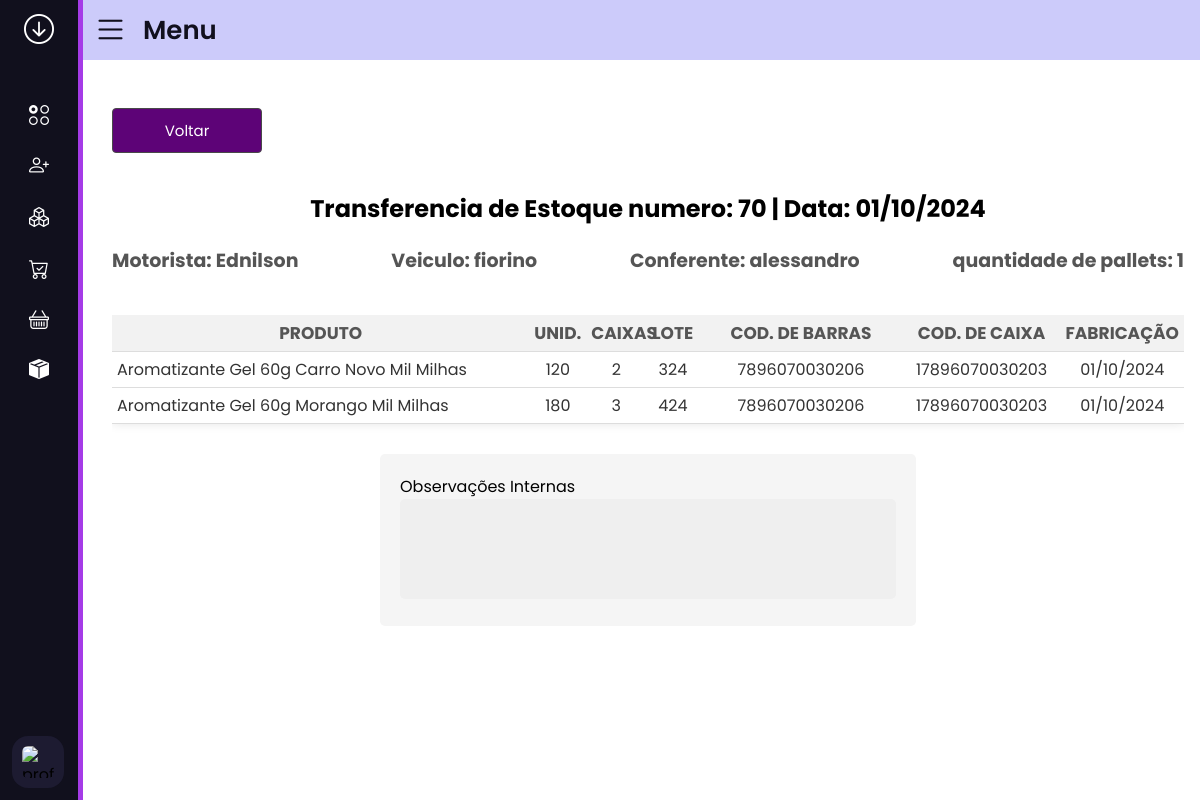
Page /produtos_acabados/exibir_transferencias_estoque/?id=70 (signed in) on the committed database.
### produtos_acabados/models.py (models this page shows, shortened)
class TransferenciaEstoqueSaidaInfo(models.Model):
    numero_transferencia = models.AutoField(primary_key=True)
    data_saida = models.DateField(auto_now_add=True)
    motorista = models.CharField(max_length=40)
    veiculo = models.CharField(max_length=40)
    conferente = models.CharField(max_length=40)
    quantidade_pallets = models.IntegerField()
    observacoes = models.TextField()
    validado = models.BooleanField(default=False)
    class Meta:
        permissions = [
            ('listar_trans_para_conferencia', 'Can List Transfs to Confer'),
            ('validar_transferencias', 'Can Validate Transfers'),
            ('listar_transferencias_recebidas', 'Can List Received Transfers'),
            ('listar_entradas_estoque', 'Can List Stock Entries'),
            ('is_admin_transfer', 'Can skip barcode and date validation for transfers'),
        ]

class TransferenciaEstoqueSaidaProdutos(models.Model):
    numero_transferencia = models.ForeignKey(TransferenciaEstoqueSaidaInfo, on_delete=models.CASCADE)
    produto = models.ForeignKey(Products, on_delete=models.CASCADE)
    quantidade_unitaria = models.IntegerField()
    quantidade_caixa = models.IntegerField()
    lote = models.CharField(max_length=20)
    data_fabricacao = models.DateField()
    validade = models.DateField()
    codigo_barra_unidade = models.CharField(max_length=13)
    codigo_barra_caixa = models.CharField(max_length=14)

### cadastros/models.py (models this page shows)
class Products(models.Model):
    CATEGORY_CHOICES = [
        ('fabricado', 'Fabricado'),
        ('misto', 'Misto'),
        ('kit', 'Kit'),
        ('kit_variavel', 'Kit Variável'),
        ('materia_prima', 'Matéria Prima'),
    ]
    name = models.CharField(max_length=70)
    product_code = models.CharField(max_length=10, null=True, blank=True)
    product_bar_code = models.CharField(max_length=13, null=True, blank=True)
    box_bar_code = models.CharField(max_length=14, null=True, blank=True)
    category = models.CharField(max_length=15, choices=CATEGORY_CHOICES)
    unit = models.CharField(max_length=10)
    box_quantity = models.IntegerField(null=True, blank=True)
    gross_weight = models.DecimalField(max_digits=5, decimal_places=2, null=True, blank=True)
    net_weight = models.DecimalField(max_digits=5, decimal_places=2, null=True, blank=True)
    ncm = models.CharField(max_length=14, null=True, blank=True)
    cest = models.CharField(max_length=14, null=True, blank=True)
    estoq_minimo = models.IntegerField(null=True, blank=True)
    pedidos = GenericRelation('vendas.PedidoItem')
    def __str__(self):
        return self.name

### produtos_acabados/views.py (the view)
# urls.py: path('exibir_transferencias_estoque/', views.exibir_transferencias_estoque, name='exibir_transferencia_estoque'),
@permission_required('produtos_acabados.view_transferenciaestoquesaidaprodutos', raise_exception=True)
@login_required
def exibir_transferencias_estoque(request):
    if request.method == 'GET':
        id = request.GET.get('id')
        transferencia = TransferenciaEstoqueSaidaInfo.objects.get(numero_transferencia=id)
        produtos = TransferenciaEstoqueSaidaProdutos.objects.filter(numero_transferencia=transferencia)
        status = ''
        if not transferencia.validado:
            status = 'n_validado'
        return render(request, 'produtos_acabados/exibir_transferencias_estoque.html', {'transferencia': transferencia,
                                                                                        'produtos': produtos, 'id': id,
                                                                                        'status': status})

### produtos_acabados/templates/produtos_acabados/exibir_transferencias_estoque.html
{% extends 'side_menu.html' %}
{% load static %}
{% block head %}
<link rel="stylesheet" href="{% static 'produtos_acabados/css/exibicao_transferencias_estoque.css' %}">
{% endblock %}
{% block content %}
{% if status == 'n_validado' %}
    <div class="button-pattern">
        <a href="{% url 'listar_transferencias_estoque' %}"><button class="button-pattern_final">Voltar</button></a>
        <a href="/produtos_acabados/adicionar_produto_transferencia/?id={{id}}"><button class="button-add-product">Adicionar Produto</button></a>
    </div>
{% else %}
    <div class="button-pattern">
        <a href="{% url 'entradas_recebidas_estoque' %}"><button class="button-pattern_final">Voltar</button></a>
    </div>
{% endif %}
<span><h2>Transferencia de Estoque numero: {{ transferencia.numero_transferencia }} |  Data:  {{transferencia.data_saida|date:"d/m/Y" }}</h2></span>
<div class="infos">
    <h3 class="info_cabec">Motorista: {{transferencia.motorista}}</h3>
    <h3 class="info_cabec">Veiculo: {{ transferencia.veiculo }}</h3>
    <h3 class="info_cabec">Conferente: {{ transferencia.conferente }}</h3>
    <h3 class="info_cabec">quantidade de pallets: {{ transferencia.quantidade_pallets }}</h3>
</div>
<div class="container-tabela">
    <div class="container">
        <table class="table_info">
            <thead>
            <tr class="description-tr">
                <th class="description-name">Produto</th>
                <th class="description-name">Unid.</th>
                <th class="description-name">Caixas</th>
                <th class="description-name">Lote</th>
                <th class="description-name">Cod. de Barras</th>
                <th class="description-name">Cod. de Caixa</th>
                <th class="description-name">Fabricação</th>
            </tr>
            </thead>
            <tbody>
            {% for valores in produtos %}
            <tr class="itens-tr">
                <td class="product_name product">{{ valores.produto }}</td>
                <td class="product_name">{{ valores.quantidade_unitaria }}</td>
                <td class="product_name">{{ valores.quantidade_caixa }}</td>
                <td class="product_name">{{ valores.lote }}</td>
                <td class="product_name">{{ valores.codigo_barra_unidade }}</td>
                <td class="product_name">{{ valores.codigo_barra_caixa }}</td>
                <td class="product_name">{{ valores.data_fabricacao|date:"d/m/Y" }}</td>
            </tr>
                {% endfor %}
            </tbody>
        </table>
</div>
<div class="container-text">
    <label for="observacoes" class="label">Observações Internas</label>
    <textarea id="observacoes" class="textarea" readonly placeholder=" {{transferencia.observacoes}} "></textarea>
</div>
{% endblock content %}

### produtos_acabados/static/produtos_acabados/css/exibicao_transferencias_estoque.css (style rules this page uses)
.button-pattern { display: flex; justify-content: space-between; align-items: center; margin: 20px 0; }
.button-pattern_final { width: 150px; padding: 10px 20px; margin: 8px 0; border: 1px solid #494949; border-radius: 4px; box-sizing: border-box; font-size: 15px; background-color: #5d0377; color: white; transition: background-color 0.3s ease; }
h2 { padding-top: 10px; padding-bottom: 20px; text-align: center; }
.container-tabela { width: 100%; overflow-x: auto; }
.infos { display: flex; flex-direction: row; justify-content: space-between; padding-bottom: 40px; }
.info_cabec { color: #555; font-size: 19px; }
table { width: 100%; border-collapse: collapse; background-color: #f9f9f9; box-shadow: 0 0 10px rgba(0, 0, 0, 0.1); }
th, td { text-align: center; font-size: 16px; border-bottom: 1px solid #ddd; }
th { background-color: #f2f2f2; color: #555; font-size: 17px; text-transform: uppercase; }
td { background-color: #fff; color: #333; }
td.product_name { max-width: 300px; white-space: nowrap; overflow: hidden; text-overflow: ellipsis; }
.container-text { max-width: 50%; padding: 20px; background-color: #f5f5f5; border-radius: 5px; margin: 30px auto; }
.textarea { width: 100%; height: 100px; padding: 10px; border: none; border-radius: 5px; background-color: #efefef; color: #000; font-size: 1em; resize: none; }
th, td { padding: 5px; font-size: 16px; border-bottom: 1px solid #ddd; }
.product { text-align: left; }
th:nth-child(1), td:nth-child(1) { width: 40%; max-width: 350px; overflow: hidden; text-overflow: ellipsis; white-space: nowrap; }
th:nth-child(2), td:nth-child(2) { width: 5%; max-width: 6vw; }
th:nth-child(3), td:nth-child(3) { width: 5%; max-width: 5vw; }
th:nth-child(4), td:nth-child(4) { width: 5%; max-width: 7vw; }
th:nth-child(5), td:nth-child(5) { width: 20%; }
th:nth-child(6), td:nth-child(6) { width: 15%; }
th:nth-child(7), td:nth-child(7) { width: 15%; }

### base_templates/side_menu.html (style rules this page uses)
* { margin: 0; padding: 0; box-sizing: border-box; font-family: 'Poppins', sans-serif; }

### rows in the picture
TransferenciaEstoqueSaidaProdutos: produto "Aromatizante Gel 60g Carro Novo Mil Milhas", quantidade_unitaria "120", quantidade_caixa "2", lote "324", codigo_barra_unidade "7896070030206", codigo_barra_caixa "17896070030203", data_fabricacao "01/10/2024"
TransferenciaEstoqueSaidaProdutos: produto "Aromatizante Gel 60g Morango Mil Milhas", quantidade_unitaria "180", quantidade_caixa "3", lote "424", codigo_barra_unidade "7896070030206", codigo_barra_caixa "17896070030203", data_fabricacao "01/10/2024"
